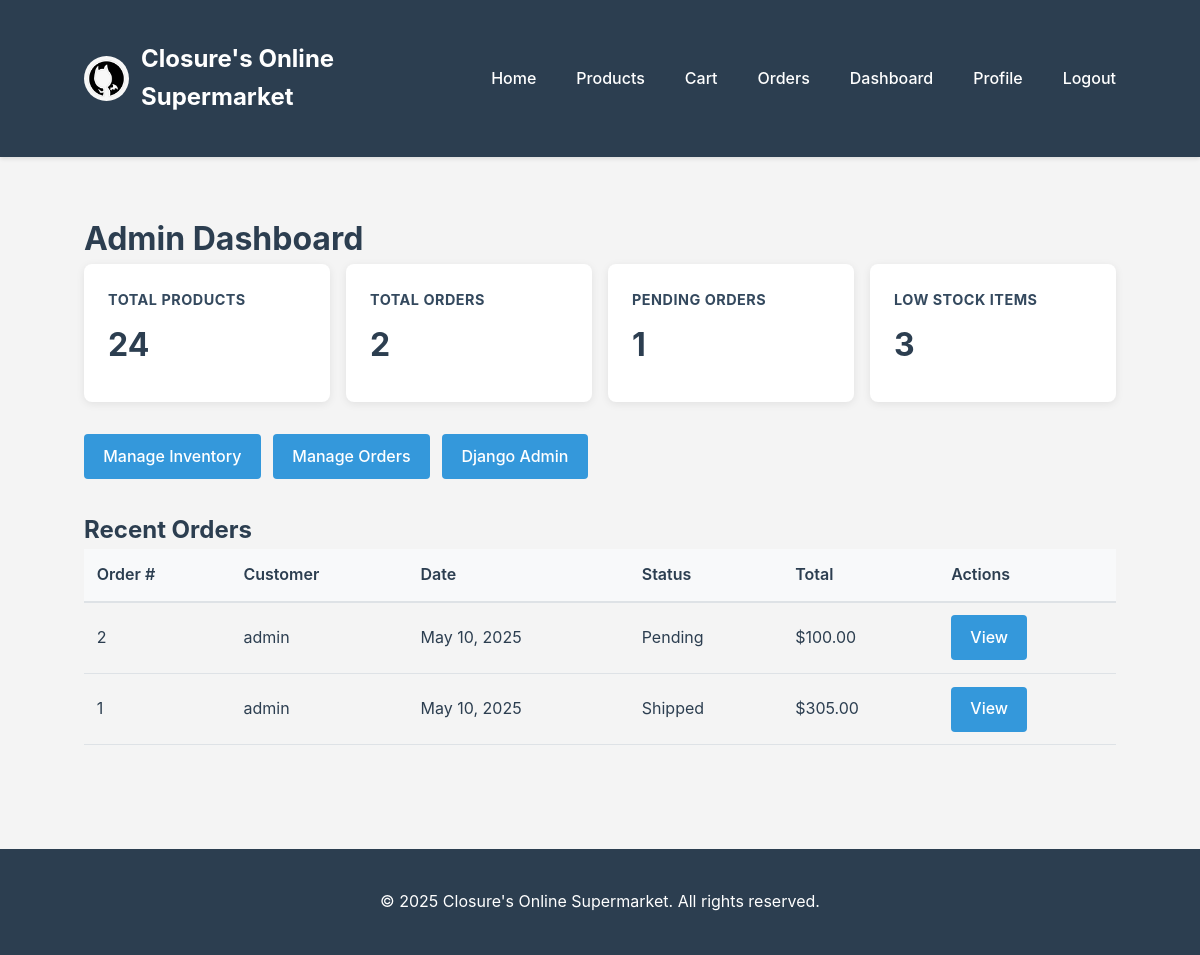
The app's page /dashboard/ (signed in) with its own data.
### orders/models.py (models this page shows, shortened)
class Order(models.Model):
    PENDING = 'pending'
    PROCESSING = 'processing'
    SHIPPED = 'shipped'
    DELIVERED = 'delivered'
    CANCELLED = 'cancelled'
    STATUS_CHOICES = [
        (PENDING, 'Pending'),
        (PROCESSING, 'Processing'),
        (SHIPPED, 'Shipped'),
        (DELIVERED, 'Delivered'),
        (CANCELLED, 'Cancelled'),
    ]
    user = models.ForeignKey(settings.AUTH_USER_MODEL, on_delete=models.CASCADE, related_name='orders')
    status = models.CharField(max_length=20, choices=STATUS_CHOICES, default=PENDING)
    created_at = models.DateTimeField(auto_now_add=True)
    updated_at = models.DateTimeField(auto_now=True)
    shipping_address = models.TextField()
    phone = models.CharField(max_length=15)
    total_price = models.DecimalField(max_digits=10, decimal_places=2, default=0)

### users/models.py (models this page shows, shortened)
class CustomUser(AbstractUser):
    CUSTOMER = 'customer'
    STAFF = 'staff'
    ADMIN = 'admin'
    DELIVERY = 'delivery'
    ROLE_CHOICES = [
        (CUSTOMER, 'Customer'),
        (STAFF, 'Staff'),
        (ADMIN, 'Admin'),
        (DELIVERY, 'Delivery Personnel'),
    ]
    role = models.CharField(max_length=20, choices=ROLE_CHOICES, default=CUSTOMER)
    phone = models.CharField(max_length=15, blank=True)
    address = models.TextField(blank=True)

### store/views.py (the view)
# urls.py: path('dashboard/', views.admin_dashboard, name='admin_dashboard'),
@user_passes_test(is_staff_or_admin)
def admin_dashboard(request):
    total_products = Product.objects.count()
    total_orders = Order.objects.count()
    pending_orders = Order.objects.filter(status=Order.PENDING).count()
    low_stock_products = Product.objects.filter(stock_quantity__lt=10).count()
    recent_orders = Order.objects.order_by('-created_at')[:5]
    context = {
        'title': 'Admin Dashboard',
        'total_products': total_products,
        'total_orders': total_orders,
        'pending_orders': pending_orders,
        'low_stock_products': low_stock_products,
        'recent_orders': recent_orders,
    }
    return render(request, 'store/admin/dashboard.html', context)

### store/views.py (called while the page is built)
def is_staff_or_admin(user):
    return user.is_staff or user.role in [user.STAFF, user.ADMIN]

### store/templates/store/admin/dashboard.html (shortened to what this page needs)
{% extends 'base.html' %}
{% block content %}
    <h1>Admin Dashboard</h1>
    <div class="dashboard-stats">
        <div class="stat-card">
            <h3>Total Products</h3>
            <p class="stat-number">{{ total_products }}</p>
        </div>
        <div class="stat-card">
            <h3>Total Orders</h3>
            <p class="stat-number">{{ total_orders }}</p>
        </div>
        <div class="stat-card">
            <h3>Pending Orders</h3>
            <p class="stat-number">{{ pending_orders }}</p>
        </div>
        <div class="stat-card">
            <h3>Low Stock Items</h3>
            <p class="stat-number">{{ low_stock_products }}</p>
        </div>
    </div>
    <div class="admin-actions">
        <a href="{% url 'inventory_management' %}" class="btn">Manage Inventory</a>
        <a href="{% url 'order_management' %}" class="btn">Manage Orders</a>
        <a href="{% url 'admin:index' %}" class="btn">Django Admin</a>
    </div>
    <h2>Recent Orders</h2>
    <table class="order-table">
        <thead>
            <tr>
                <th>Order #</th>
                <th>Customer</th>
                <th>Date</th>
                <th>Status</th>
                <th>Total</th>
                <th>Actions</th>
            </tr>
        </thead>
        <tbody>
            {% for order in recent_orders %}
                <tr>
                    <td>{{ order.id }}</td>
                    <td>{{ order.user.username }}</td>
                    <td>{{ order.created_at|date:"M d, Y" }}</td>
                    <td>{{ order.get_status_display }}</td>
                    <td>${{ order.total_price }}</td>
                    <td>
                        <a href="{% url 'order_detail' order.id %}" class="btn">View</a>
                    </td>
                </tr>
            {% endfor %}
        </tbody>
    </table>
{% endblock %}

### templates/base.html (style rules this page uses)
* { margin: 0; padding: 0; box-sizing: border-box; }
body { font-family: -apple-system, BlinkMacSystemFont, 'Segoe UI', Roboto, Oxygen, Ubuntu, Cantarell, sans-serif; line-height: 1.6; color: #2c3e50; background-color: #f4f4f4; }
button, .btn { display: inline-block; color: #fff; cursor: pointer; text-decoration: none; border-radius: 4px; background: #3498db; padding: 0.6rem 1.2rem; font-weight: 500; transition: all 0.3s ease; border: none; }
.product-card, .stat-card, .category-card { background: #fff; border-radius: 8px; box-shadow: 0 2px 8px rgba(0,0,0,0.08); transition: all 0.3s ease; overflow: hidden; }
.cart-table, .order-table { width: 100%; border-collapse: collapse; }
.cart-table th, .order-table th { background: #f8f9fa; font-weight: 600; color: #2c3e50; padding: 0.8rem; text-align: left; border-bottom: 2px solid #dee2e6; }
.cart-table td, .order-table td { padding: 0.8rem; border-bottom: 1px solid #dee2e6; }
.dashboard-stats { display: grid; grid-template-columns: repeat(auto-fill, minmax(200px, 1fr)); gap: 1rem; margin-bottom: 2rem; }
.stat-card { padding: 1.5rem; }
.stat-card h3 { color: #34495e; font-size: 0.9rem; text-transform: uppercase; letter-spacing: 0.5px; margin-bottom: 0.5rem; }
.stat-number { font-size: 2rem; font-weight: bold; color: #2c3e50; margin: 0.5rem 0; }
.admin-actions { margin-bottom: 2rem; }
.admin-actions .btn { margin-right: 0.5rem; }

### records on screen
Order: id "2", user.username "admin", created_at "May 10, 2025", status "Pending", total_price "100.00"
Order: id "1", user.username "admin", created_at "May 10, 2025", status "Shipped", total_price "305.00"

### other values on screen
{{ total_products }} "24"
{{ total_orders }} "2"
{{ pending_orders }} "1"
{{ low_stock_products }} "3"
